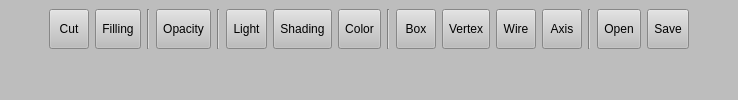
<?xml version="1.0" encoding="UTF-8"?>
<ui version="4.0">
 <class>STLViewer</class>
 <widget class="QWidget" name="STLViewer"> 
  <property name="styleSheet">
   <string notr="true">QWidget{ 
background-color: rgb(189, 189, 189);
}</string>
  </property>
  <layout class="QGridLayout" name="gridLayout_2">
   <property name="leftMargin">
    <number>0</number>
   </property>
   <property name="topMargin">
    <number>0</number>
   </property>
   <property name="rightMargin">
    <number>0</number>
   </property>
   <property name="bottomMargin">
    <number>0</number>
   </property>
   <item row="0" column="0">
    <layout class="QVBoxLayout" name="verticalLayout" stretch="0,1">
     <item>
      <layout class="QHBoxLayout" name="horizontalLayout">
       <item>
        <spacer name="horizontalSpacer">
         <property name="orientation">
          <enum>Qt::Horizontal</enum>
         </property>
         <property name="sizeHint" stdset="0">
          <size>
           <width>40</width>
           <height>20</height>
          </size>
         </property>
        </spacer>
       </item>
       <item>
        <widget class="QWidget" name="Mainwidget" native="true">
         <property name="focusPolicy">
          <enum>Qt::NoFocus</enum>
         </property>
         <property name="layoutDirection">
          <enum>Qt::RightToLeft</enum>
         </property>
         <property name="styleSheet">
          <string notr="true">QToolButton
{
	background-color:rgb(189,189,189);


}</string>
         </property>
         <layout class="QGridLayout" name="gridLayout">
          <item row="0" column="1">
           <widget class="QToolButton" name="OpentoolButton">
            <property name="minimumSize">
             <size>
              <width>40</width>
              <height>40</height>
             </size>
            </property>
            <property name="text">
             <string>Open</string>
            </property>
            <property name="icon">
             <iconset>
              <normaloff>../../Users/KOSA/Desktop/image/Open.png</normaloff>../../Users/KOSA/Desktop/image/Open.png</iconset>
            </property>
            <property name="iconSize">
             <size>
              <width>30</width>
              <height>30</height>
             </size>
            </property>
            <property name="toolButtonStyle">
             <enum>Qt::ToolButtonTextUnderIcon</enum>
            </property>
           </widget>
          </item>
          <item row="0" column="0">
           <widget class="QToolButton" name="SavetoolButton">
            <property name="minimumSize">
             <size>
              <width>40</width>
              <height>40</height>
             </size>
            </property>
            <property name="text">
             <string>Save</string>
            </property>
            <property name="icon">
             <iconset>
              <normaloff>../../Users/KOSA/Desktop/image/Save.png</normaloff>../../Users/KOSA/Desktop/image/Save.png</iconset>
            </property>
            <property name="iconSize">
             <size>
              <width>30</width>
              <height>30</height>
             </size>
            </property>
            <property name="toolButtonStyle">
             <enum>Qt::ToolButtonTextUnderIcon</enum>
            </property>
           </widget>
          </item>
          <item row="0" column="8">
           <widget class="QToolButton" name="ColortoolButton">
            <property name="minimumSize">
             <size>
              <width>40</width>
              <height>40</height>
             </size>
            </property>
            <property name="text">
             <string>Color</string>
            </property>
            <property name="icon">
             <iconset>
              <normaloff>../../Users/KOSA/Desktop/image/Color.png</normaloff>../../Users/KOSA/Desktop/image/Color.png</iconset>
            </property>
            <property name="iconSize">
             <size>
              <width>30</width>
              <height>30</height>
             </size>
            </property>
            <property name="toolButtonStyle">
             <enum>Qt::ToolButtonTextUnderIcon</enum>
            </property>
           </widget>
          </item>
          <item row="0" column="7">
           <widget class="Line" name="line_3">
            <property name="orientation">
             <enum>Qt::Vertical</enum>
            </property>
           </widget>
          </item>
          <item row="0" column="10">
           <widget class="QToolButton" name="LighttoolButton">
            <property name="minimumSize">
             <size>
              <width>40</width>
              <height>40</height>
             </size>
            </property>
            <property name="text">
             <string>Light</string>
            </property>
            <property name="icon">
             <iconset>
              <normaloff>../../Users/KOSA/Desktop/image/light.png</normaloff>../../Users/KOSA/Desktop/image/light.png</iconset>
            </property>
            <property name="iconSize">
             <size>
              <width>30</width>
              <height>30</height>
             </size>
            </property>
            <property name="toolButtonStyle">
             <enum>Qt::ToolButtonTextUnderIcon</enum>
            </property>
           </widget>
          </item>
          <item row="0" column="2">
           <widget class="Line" name="line_4">
            <property name="orientation">
             <enum>Qt::Vertical</enum>
            </property>
           </widget>
          </item>
          <item row="0" column="5">
           <widget class="QToolButton" name="VertextoolButton">
            <property name="minimumSize">
             <size>
              <width>40</width>
              <height>40</height>
             </size>
            </property>
            <property name="text">
             <string>Vertex</string>
            </property>
            <property name="icon">
             <iconset>
              <normaloff>../../Users/KOSA/Desktop/image/Vertex.png</normaloff>../../Users/KOSA/Desktop/image/Vertex.png</iconset>
            </property>
            <property name="iconSize">
             <size>
              <width>30</width>
              <height>30</height>
             </size>
            </property>
            <property name="toolButtonStyle">
             <enum>Qt::ToolButtonTextUnderIcon</enum>
            </property>
           </widget>
          </item>
          <item row="0" column="14">
           <widget class="QToolButton" name="FillingtoolButton">
            <property name="minimumSize">
             <size>
              <width>40</width>
              <height>40</height>
             </size>
            </property>
            <property name="text">
             <string>Filling</string>
            </property>
            <property name="icon">
             <iconset>
              <normaloff>../../Users/KOSA/Desktop/image/filling.png</normaloff>../../Users/KOSA/Desktop/image/filling.png</iconset>
            </property>
            <property name="iconSize">
             <size>
              <width>30</width>
              <height>30</height>
             </size>
            </property>
            <property name="toolButtonStyle">
             <enum>Qt::ToolButtonTextUnderIcon</enum>
            </property>
           </widget>
          </item>
          <item row="0" column="4">
           <widget class="QToolButton" name="WiretoolButton">
            <property name="minimumSize">
             <size>
              <width>40</width>
              <height>40</height>
             </size>
            </property>
            <property name="text">
             <string>Wire</string>
            </property>
            <property name="icon">
             <iconset>
              <normaloff>../../Users/KOSA/Desktop/image/LineView.png</normaloff>../../Users/KOSA/Desktop/image/LineView.png</iconset>
            </property>
            <property name="iconSize">
             <size>
              <width>30</width>
              <height>30</height>
             </size>
            </property>
            <property name="toolButtonStyle">
             <enum>Qt::ToolButtonTextUnderIcon</enum>
            </property>
           </widget>
          </item>
          <item row="0" column="6">
           <widget class="QToolButton" name="BoxtoolButton">
            <property name="minimumSize">
             <size>
              <width>40</width>
              <height>40</height>
             </size>
            </property>
            <property name="text">
             <string>Box</string>
            </property>
            <property name="icon">
             <iconset>
              <normaloff>../../Users/KOSA/Desktop/image/Box.png</normaloff>../../Users/KOSA/Desktop/image/Box.png</iconset>
            </property>
            <property name="iconSize">
             <size>
              <width>30</width>
              <height>30</height>
             </size>
            </property>
            <property name="toolButtonStyle">
             <enum>Qt::ToolButtonTextUnderIcon</enum>
            </property>
           </widget>
          </item>
          <item row="0" column="13">
           <widget class="Line" name="line">
            <property name="orientation">
             <enum>Qt::Vertical</enum>
            </property>
           </widget>
          </item>
          <item row="0" column="11">
           <widget class="Line" name="line_2">
            <property name="orientation">
             <enum>Qt::Vertical</enum>
            </property>
           </widget>
          </item>
          <item row="0" column="12">
           <widget class="QToolButton" name="OpacitytoolButton">
            <property name="minimumSize">
             <size>
              <width>40</width>
              <height>40</height>
             </size>
            </property>
            <property name="text">
             <string>Opacity</string>
            </property>
            <property name="icon">
             <iconset>
              <normaloff>../../Users/KOSA/Desktop/image/Opacity.png</normaloff>../../Users/KOSA/Desktop/image/Opacity.png</iconset>
            </property>
            <property name="iconSize">
             <size>
              <width>30</width>
              <height>30</height>
             </size>
            </property>
            <property name="toolButtonStyle">
             <enum>Qt::ToolButtonTextUnderIcon</enum>
            </property>
           </widget>
          </item>
          <item row="0" column="9">
           <widget class="QToolButton" name="ShadingtoolButton">
            <property name="minimumSize">
             <size>
              <width>40</width>
              <height>40</height>
             </size>
            </property>
            <property name="text">
             <string>Shading</string>
            </property>
            <property name="icon">
             <iconset>
              <normaloff>../../Users/KOSA/Desktop/image/Sha.png</normaloff>../../Users/KOSA/Desktop/image/Sha.png</iconset>
            </property>
            <property name="iconSize">
             <size>
              <width>30</width>
              <height>30</height>
             </size>
            </property>
            <property name="toolButtonStyle">
             <enum>Qt::ToolButtonTextUnderIcon</enum>
            </property>
           </widget>
          </item>
          <item row="0" column="3">
           <widget class="QToolButton" name="AxistoolButton">
            <property name="minimumSize">
             <size>
              <width>40</width>
              <height>40</height>
             </size>
            </property>
            <property name="text">
             <string>Axis</string>
            </property>
            <property name="icon">
             <iconset>
              <normaloff>../../Users/KOSA/Desktop/image/Axis.png</normaloff>../../Users/KOSA/Desktop/image/Axis.png</iconset>
            </property>
            <property name="iconSize">
             <size>
              <width>30</width>
              <height>30</height>
             </size>
            </property>
            <property name="toolButtonStyle">
             <enum>Qt::ToolButtonTextUnderIcon</enum>
            </property>
           </widget>
          </item>
          <item row="0" column="15">
           <widget class="QToolButton" name="CuttoolButton">
            <property name="sizePolicy">
             <sizepolicy hsizetype="Minimum" vsizetype="Minimum">
              <horstretch>0</horstretch>
              <verstretch>0</verstretch>
             </sizepolicy>
            </property>
            <property name="minimumSize">
             <size>
              <width>40</width>
              <height>40</height>
             </size>
            </property>
            <property name="mouseTracking">
             <bool>true</bool>
            </property>
            <property name="styleSheet">
             <string notr="true">QPushButton:hover,QToolButton:hover {

  border-top-color: qlineargradient(x1: 0, y1: 0, x2: 0, y2: 1, stop: 0 #b2afaa, stop: 0.5 #4847a1, stop: 1 #7e7cb6);
  border-radius: 1px;
  border-top-width: 15px;
  border-bottom-color: qlineargradient(x1: 0, y1: 0, x2: 0, y2: 1, stop: 0 #7e7cb6, stop: 0.5 #4847a1, stop: 1 #b2afaa);
  border-bottom-width: 15px;
  background-color: qlineargradient(x1: 0, y1: 0, x2: 0, y2: 1, stop: 0 #e4e0e1, stop: 1 #cfcbcd);

}</string>
            </property>
            <property name="text">
             <string>Cut</string>
            </property>
            <property name="icon">
             <iconset>
              <normaloff>../../Users/KOSA/Desktop/image/cut.png</normaloff>../../Users/KOSA/Desktop/image/cut.png</iconset>
            </property>
            <property name="iconSize">
             <size>
              <width>30</width>
              <height>30</height>
             </size>
            </property>
            <property name="checkable">
             <bool>false</bool>
            </property>
            <property name="toolButtonStyle">
             <enum>Qt::ToolButtonTextUnderIcon</enum>
            </property>
            <property name="arrowType">
             <enum>Qt::NoArrow</enum>
            </property>
           </widget>
          </item>
         </layout>
        </widget>
       </item>
       <item>
        <spacer name="horizontalSpacer_2">
         <property name="orientation">
          <enum>Qt::Horizontal</enum>
         </property>
         <property name="sizeHint" stdset="0">
          <size>
           <width>40</width>
           <height>20</height>
          </size>
         </property>
        </spacer>
       </item>
      </layout>
     </item>
     <item>
      <widget class="CustomVTKWidget" name="openGLWidget" native="true"/>
     </item>
    </layout>
   </item>
  </layout>
 </widget>
 <customwidgets>
  <customwidget>
   <class>CustomVTKWidget</class>
   <extends>QWidget</extends>
   <header>customvtkwidget.h</header>
  </customwidget>
 </customwidgets>
 <resources/>
 <connections/>
</ui>
